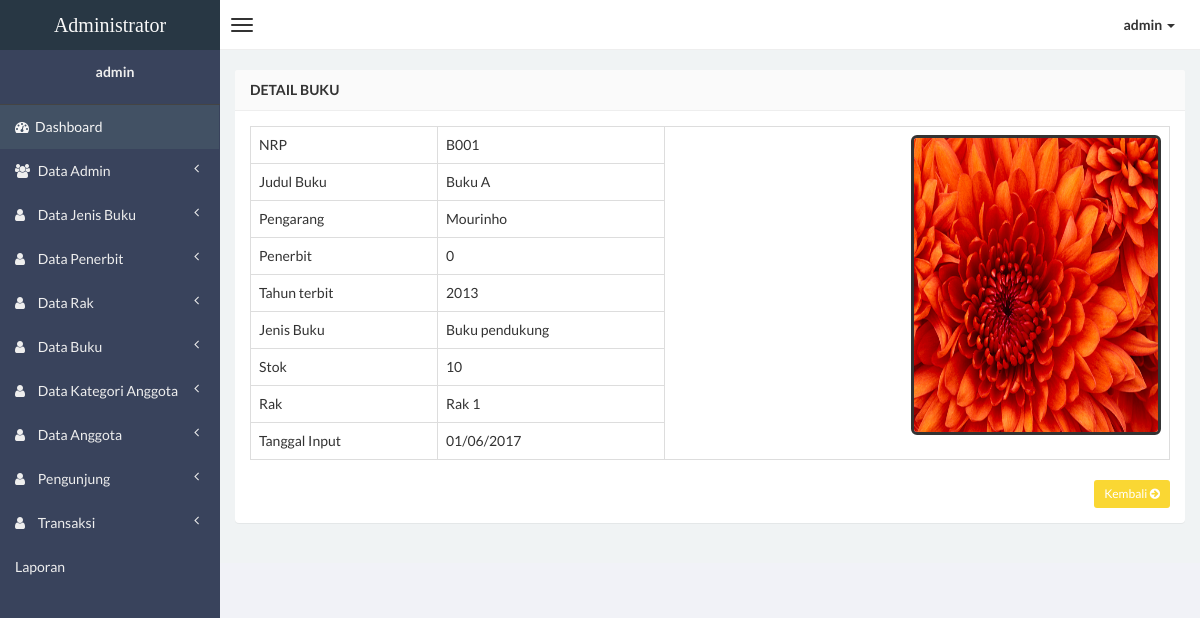
The app's page /admin/buku-detail.php?hal=edit&kd=B001 (signed in) with its own data.
### tables this page shows
CREATE TABLE IF NOT EXISTS `tbl_buku` (
  `idBuku` varchar(20) NOT NULL,
  `isbn` int(15) NOT NULL,
  `Judul` varchar(50) DEFAULT NULL,
  `Pengarang` varchar(50) DEFAULT NULL,
  `Penerbit` int(11) DEFAULT NULL,
  `thnTerbit` varchar(5) DEFAULT NULL,
  `idJenis` varchar(20) DEFAULT NULL,
  `stok` int(11) DEFAULT NULL,
  `idRak` varchar(20) DEFAULT NULL,
  `tglInput` varchar(50) DEFAULT NULL,
  `Foto` varchar(50) DEFAULT NULL
);

CREATE TABLE IF NOT EXISTS `tbl_jenis_buku` (
  `idJenis` varchar(20) NOT NULL,
  `NamaJenis` varchar(50) DEFAULT NULL
);

CREATE TABLE IF NOT EXISTS `tbl_rak` (
  `idRak` varchar(20) NOT NULL,
  `NamaRak` varchar(50) DEFAULT NULL
);

### admin/buku-detail.php (the view, shortened to what this page needs)
<?php
if (empty($_SESSION['username'])){
	header('location:../index.php');
} else {
?>
<!DOCTYPE html>
<html>
<head>
    <link href="css/bootstrap.min.css" rel="stylesheet" type="text/css" />
    <link href="css/font-awesome.min.css" rel="stylesheet" type="text/css" />
    <link href="css/ionicons.min.css" rel="stylesheet" type="text/css" />
    <link href="css/morris/morris.css" rel="stylesheet" type="text/css" />
    <link href="css/jvectormap/jquery-jvectormap-1.2.2.css" rel="stylesheet" type="text/css" />
    <link href="css/datepicker/datepicker3.css" rel="stylesheet" type="text/css" />
    <link href="css/daterangepicker/daterangepicker-bs3.css" rel="stylesheet" type="text/css" />
    <link href="css/iCheck/all.css" rel="stylesheet" type="text/css" />
    <link href="css/style.css" rel="stylesheet" type="text/css" />
      </head>
      <body class="skin-black">
        <header class="header">
            <a href="dashboard.php" class="logo">
                Administrator
            </a>
            <nav class="navbar navbar-static-top" role="navigation">
                <a href="#" class="navbar-btn sidebar-toggle" data-toggle="offcanvas" role="button">
                    <span class="icon-bar"></span>
                    <span class="icon-bar"></span>
                    <span class="icon-bar"></span>
                </a>
                <div class="navbar-right">
                    <ul class="nav navbar-nav">
                        <li class="dropdown user user-menu">
                            <a href="#" class="dropdown-toggle" data-toggle="dropdown">
                                <span><?php echo $_SESSION['username']; ?> <i class="caret"></i></span>
                            </a>
                                </li>
                            </ul>
                        </div>
                    </nav>
                </header>
<?php } ?>
                <div class="wrapper row-offcanvas row-offcanvas-left">
                    <aside class="left-side sidebar-offcanvas">
                        <section class="sidebar">
                            <div class="user-panel">
                                <div class="info">
                                    <center><p><?php echo $_SESSION['username']; ?></p></center>
                                </div>
                            </div>
                            <?php include "menu.php"; ?>
                        </section>
                    </aside>
                    <aside class="right-side">
                <section class="content">
                    <div class="row">
                        <div class="col-xs-12">
                            <div class="panel">
                                <header class="panel-heading">
                                    <b>Detail Buku</b>
                                </header>
                    <?php
                    $query = mysql_query("select idBuku,Judul,Pengarang,Penerbit,thnTerbit,NamaJenis,stok,NamaRak,tglInput,Foto from tbl_buku , tbl_jenis_buku,tbl_rak WHERE tbl_jenis_buku.idJenis = tbl_buku.idJenis AND tbl_rak.idRak = tbl_buku.idRak AND idBuku='$_GET[kd]'");
                    $data  = mysql_fetch_array($query);
                    ?>
                                <div class="panel-body">
                      <table id="example" class="table table-hover table-bordered">
                    <tr>
                    <td>NRP</td>
                    <td><?php echo $data['idBuku']; ?></td>
                    <td rowspan="9"><div class="pull-right image">
                            <img src="<?php echo $data['Foto']; ?>" class="img-rounded" height="300" width="250" alt="User Image" style="border: 3px solid #333333;" />
                        </div></td>
                    </tr>
                    <tr>
                    <td>Judul Buku</td>
                    <td><?php echo $data['Judul']; ?></td>
                    </tr>
                    <tr>
                    <td>Pengarang</td>
                    <td><?php echo $data['Pengarang']; ?></td>
                    </tr>
                    <tr>
                    <td>Penerbit</td>
                    <td><?php echo $data['Penerbit']; ?></td>
                    </tr>
                    <tr>
                    <td>Tahun terbit</td>
                    <td><?php echo $data['thnTerbit']; ?></td>
                    </tr>
					<td>Jenis Buku</td>
                    <td><?php echo $data['NamaJenis']; ?></td>
					<td>Stok</td>
                    <td><?php echo $data['stok']; ?></td>
					<td>Rak</td>
                    <td><?php echo $data['NamaRak']; ?></td>
					<td>Tanggal Input</td>
                    <td><?php echo $data['tglInput']; ?></td>
                   </table>
                <div class="text-right">
                <a href="buku.php" class="btn btn-sm btn-warning"> Kembali <i class="fa fa-arrow-circle-right"></i></a>
                </div>
                                </div>
                            </div>
                        </div>
                    </div>
                </section>
            </aside>
        </div>
</body>
</html>

### records on screen
tbl_buku: idBuku "B001", Foto (picture), Judul "Buku A", Pengarang "Mourinho", Penerbit "0", thnTerbit "2013", idJenis.NamaJenis "Buku pendukung", stok "10", idRak.NamaRak "Rak 1", tglInput "01/06/2017"

### other values on screen
$_SESSION['username'] "admin"
